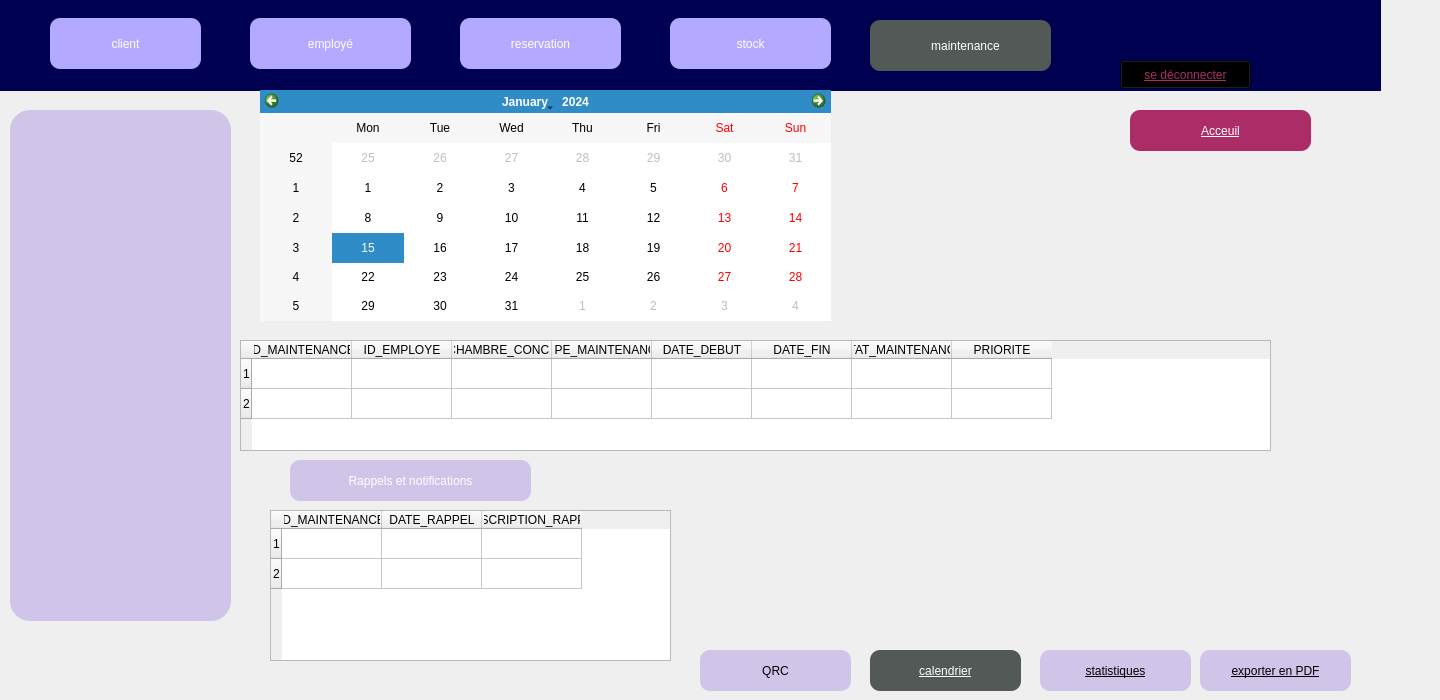
    <widget class="QWidget" name="page_calendrier">
     <widget class="QPushButton" name="pushButtonAfficherMaintenances_2">
      <property name="geometry">
       <rect>
        <x>870</x>
        <y>650</y>
        <width>151</width>
        <height>41</height>
       </rect>
      </property>
      <property name="styleSheet">
       <string notr="true">background-color: rgb(209, 196, 233);
text-decoration: underline;
color: rgb(255, 255, 255);
font: 9pt &quot;Segoe UI&quot;;
background-color: rgb(83, 89, 86);
border-radius:10px;
font: 700 10pt &quot;Segoe UI&quot;;</string>
      </property>
      <property name="text">
       <string>calendrier</string>
      </property>
     </widget>
     <widget class="QPushButton" name="pushButton_45">
      <property name="geometry">
       <rect>
        <x>1040</x>
        <y>650</y>
        <width>151</width>
        <height>41</height>
       </rect>
      </property>
      <property name="styleSheet">
       <string notr="true">background-color: rgb(209, 196, 233);
color: rgb(255, 255, 255);
text-decoration: underline;
font: 11pt &quot;Segoe UI&quot;;
border-radius:10px;
color: rgb(0, 0, 0);
font: 700 10pt &quot;Segoe UI&quot;;</string>
      </property>
      <property name="text">
       <string>statistiques</string>
      </property>
     </widget>
     <widget class="QPushButton" name="pushButton_46">
      <property name="geometry">
       <rect>
        <x>1200</x>
        <y>650</y>
        <width>151</width>
        <height>41</height>
       </rect>
      </property>
      <property name="styleSheet">
       <string notr="true">background-color: rgb(209, 196, 233);
text-decoration: underline;
font: 9pt &quot;Segoe UI&quot;;
border-radius:10px;
color: rgb(0, 0, 0);
font: 700 10pt &quot;Segoe UI&quot;;</string>
      </property>
      <property name="text">
       <string>exporter en PDF</string>
      </property>
     </widget>
     <widget class="QPushButton" name="btnAjouterRappel">
      <property name="geometry">
       <rect>
        <x>290</x>
        <y>460</y>
        <width>241</width>
        <height>41</height>
       </rect>
      </property>
      <property name="styleSheet">
       <string notr="true">background-color: rgb(209, 196, 233);
color: rgb(255, 255, 255);
font: 700 12pt &quot;Segoe UI&quot;;
border-radius:10px;</string>
      </property>
      <property name="text">
       <string>Rappels et notifications</string>
      </property>
     </widget>
     <widget class="QWidget" name="widget_139" native="true">
      <property name="geometry">
       <rect>
        <x>-50</x>
        <y>0</y>
        <width>1431</width>
        <height>91</height>
       </rect>
      </property>
      <property name="styleSheet">
       <string notr="true">background-color: rgb(0, 0, 80);</string>
      </property>
      <widget class="QPushButton" name="clientmaint_17">
       <property name="geometry">
        <rect>
         <x>100</x>
         <y>18</y>
         <width>151</width>
         <height>51</height>
        </rect>
       </property>
       <property name="styleSheet">
        <string notr="true"> font: 700 10pt &quot;Segoe UI&quot;;
color: rgb(255, 255, 255);
background-color: rgb(179, 170, 255);
 
 
border-radius:10px;</string>
       </property>
       <property name="text">
        <string>client</string>
       </property>
      </widget>
      <widget class="QPushButton" name="employemaint_17">
       <property name="geometry">
        <rect>
         <x>300</x>
         <y>18</y>
         <width>161</width>
         <height>51</height>
        </rect>
       </property>
       <property name="styleSheet">
        <string notr="true"> font: 700 10pt &quot;Segoe UI&quot;;
color: rgb(255, 255, 255);
background-color: rgb(179, 170, 255);
 
 
border-radius:10px;</string>
       </property>
       <property name="text">
        <string>employé</string>
       </property>
      </widget>
      <widget class="QPushButton" name="reservationmaint_17">
       <property name="geometry">
        <rect>
         <x>510</x>
         <y>18</y>
         <width>161</width>
         <height>51</height>
        </rect>
       </property>
       <property name="styleSheet">
        <string notr="true">font: 700 10pt &quot;Segoe UI&quot;;
color: rgb(255, 255, 255);
background-color: rgb(179, 170, 255);
 
 
border-radius:10px;</string>
       </property>
       <property name="text">
        <string>reservation</string>
       </property>
      </widget>
      <widget class="QPushButton" name="stockmaint_17">
       <property name="geometry">
        <rect>
         <x>720</x>
         <y>18</y>
         <width>161</width>
         <height>51</height>
        </rect>
       </property>
       <property name="styleSheet">
        <string notr="true"> font: 700 10pt &quot;Segoe UI&quot;;
color: rgb(255, 255, 255);
background-color: rgb(179, 170, 255);
 
 
border-radius:10px;</string>
       </property>
       <property name="text">
        <string>stock</string>
       </property>
      </widget>
      <widget class="QPushButton" name="maintenance_17">
       <property name="geometry">
        <rect>
         <x>920</x>
         <y>20</y>
         <width>181</width>
         <height>51</height>
        </rect>
       </property>
       <property name="styleSheet">
        <string notr="true"> color: rgb(255, 255, 255);
font: 700 10pt &quot;Segoe UI&quot;;
background-color: rgb(83, 89, 86);
 
 
border-radius:10px;</string>
       </property>
       <property name="text">
        <string>   maintenance</string>
       </property>
      </widget>
      <widget class="QLabel" name="label_logoo">
       <property name="geometry">
        <rect>
         <x>1170</x>
         <y>0</y>
         <width>121</width>
         <height>61</height>
        </rect>
       </property>
       <property name="text">
        <string/>
       </property>
       <property name="scaledContents">
        <bool>true</bool>
       </property>
      </widget>
      <widget class="QPushButton" name="sedeconnecter10">
       <property name="geometry">
        <rect>
         <x>1170</x>
         <y>60</y>
         <width>131</width>
         <height>29</height>
        </rect>
       </property>
       <property name="styleSheet">
        <string notr="true">color: rgb(172, 44, 103);
text-decoration: underline;
font: 700 9pt &quot;Segoe UI&quot;;
background-color:transparent;</string>
       </property>
       <property name="text">
        <string>se déconnecter</string>
       </property>
      </widget>
      <widget class="QLabel" name="label_main3">
       <property name="geometry">
        <rect>
         <x>930</x>
         <y>30</y>
         <width>31</width>
         <height>31</height>
        </rect>
       </property>
       <property name="styleSheet">
        <string notr="true">background-color:transparent;</string>
       </property>
       <property name="text">
        <string/>
       </property>
      </widget>
     </widget>
     <widget class="QLabel" name="label_616">
      <property name="geometry">
       <rect>
        <x>10</x>
        <y>110</y>
        <width>221</width>
        <height>511</height>
       </rect>
      </property>
      <property name="styleSheet">
       <string notr="true">background-color: rgb(209, 196, 233);
color: transparent;
border-radius:20px;</string>
      </property>
      <property name="text">
       <string>TextLabel</string>
      </property>
     </widget>
     <widget class="QPushButton" name="acceuilmaintenance">
      <property name="geometry">
       <rect>
        <x>1130</x>
        <y>110</y>
        <width>181</width>
        <height>41</height>
       </rect>
      </property>
      <property name="styleSheet">
       <string notr="true">color: rgb(255, 255, 255);
font: 700 11pt &quot;Segoe UI&quot;;
text-decoration: underline;
background-color: rgb(172, 44, 103);
border-radius:10px;</string>
      </property>
      <property name="text">
       <string>Acceuil</string>
      </property>
     </widget>
     <widget class="QPushButton" name="pushButton_114">
      <property name="geometry">
       <rect>
        <x>700</x>
        <y>650</y>
        <width>151</width>
        <height>41</height>
       </rect>
      </property>
      <property name="styleSheet">
       <string notr="true">background-color: rgb(209, 196, 233);
border-radius:10px;
color: rgb(0, 0, 0);
font: 700 10pt &quot;Segoe UI&quot;;</string>
      </property>
      <property name="text">
       <string>QRC</string>
      </property>
     </widget>
     <widget class="QCalendarWidget" name="calendarWidget">
      <property name="geometry">
       <rect>
        <x>260</x>
        <y>90</y>
        <width>571</width>
        <height>231</height>
       </rect>
      </property>
     </widget>
     <widget class="QLabel" name="label_cal">
      <property name="geometry">
       <rect>
        <x>20</x>
        <y>240</y>
        <width>201</width>
        <height>211</height>
       </rect>
      </property>
      <property name="styleSheet">
       <string notr="true">background-color:transparent;</string>
      </property>
      <property name="text">
       <string/>
      </property>
      <property name="scaledContents">
       <bool>true</bool>
      </property>
     </widget>
     <widget class="QLabel" name="label_qrc1">
      <property name="geometry">
       <rect>
        <x>720</x>
        <y>580</y>
        <width>121</width>
        <height>71</height>
       </rect>
      </property>
      <property name="text">
       <string/>
      </property>
      <property name="scaledContents">
       <bool>true</bool>
      </property>
     </widget>
     <widget class="QLabel" name="label_call">
      <property name="geometry">
       <rect>
        <x>880</x>
        <y>580</y>
        <width>131</width>
        <height>71</height>
       </rect>
      </property>
      <property name="text">
       <string/>
      </property>
     </widget>
     <widget class="QLabel" name="label_state">
      <property name="geometry">
       <rect>
        <x>1070</x>
        <y>580</y>
        <width>121</width>
        <height>71</height>
       </rect>
      </property>
      <property name="text">
       <string/>
      </property>
     </widget>
     <widget class="QLabel" name="label_pdf1">
      <property name="geometry">
       <rect>
        <x>1220</x>
        <y>560</y>
        <width>121</width>
        <height>81</height>
       </rect>
      </property>
      <property name="text">
       <string/>
      </property>
     </widget>
     <widget class="QTableWidget" name="commandesTableWidget">
      <property name="geometry">
       <rect>
        <x>240</x>
        <y>340</y>
        <width>1031</width>
        <height>111</height>
       </rect>
      </property>
      <row/>
      <row/>
      <column>
       <property name="text">
        <string>ID_MAINTENANCE</string>
       </property>
      </column>
      <column>
       <property name="text">
        <string>ID_EMPLOYE</string>
       </property>
      </column>
      <column>
       <property name="text">
        <string>NUM_CHAMBRE_CONCERNEE</string>
       </property>
      </column>
      <column>
       <property name="text">
        <string>TYPE_MAINTENANCE</string>
       </property>
      </column>
      <column>
       <property name="text">
        <string>DATE_DEBUT</string>
       </property>
      </column>
      <column>
       <property name="text">
        <string>DATE_FIN</string>
       </property>
      </column>
      <column>
       <property name="text">
        <string>ETAT_MAINTENANCE</string>
       </property>
      </column>
      <column>
       <property name="text">
        <string>PRIORITE</string>
       </property>
      </column>
     </widget>
     <widget class="QLabel" name="labelMessage">
      <property name="geometry">
       <rect>
        <x>1040</x>
        <y>180</y>
        <width>291</width>
        <height>121</height>
       </rect>
      </property>
      <property name="text">
       <string/>
      </property>
     </widget>
     <widget class="QTableWidget" name="tableRappels">
      <property name="geometry">
       <rect>
        <x>270</x>
        <y>510</y>
        <width>401</width>
        <height>151</height>
       </rect>
      </property>
      <row/>
      <row/>
      <column>
       <property name="text">
        <string>ID_MAINTENANCE</string>
       </property>
      </column>
      <column>
       <property name="text">
        <string>DATE_RAPPEL</string>
       </property>
      </column>
      <column>
       <property name="text">
        <string>DESCRIPTION_RAPPEL</string>
       </property>
      </column>
     </widget>
    </widget>
